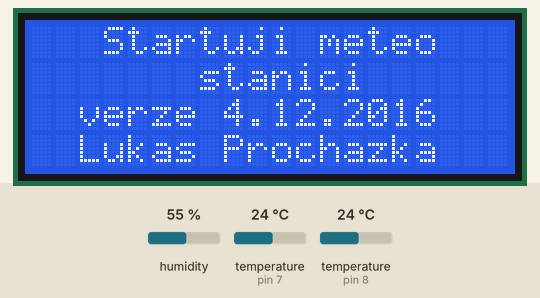
Simulated run of this sketch. Board: Arduino Uno, built with avr-gcc and run on an emulated ATmega328P. Parts: 20×4 character LCD. The inputs (shaded band) are chosen by the test bench; at power-on: humidity 55 %, temperature (sensors on pin 7, pin 8) 24 °C. WiFi joins after 1.5 s; servers stay silent unless stated; uploads are accepted with an empty reply; the local clock reads 2024-03-15 10:24:30 at power-on unless the sketch sets it; what the sketch prints to the serial monitor is not drawn.

Above: at 1.2 s.
At 10.6 s:
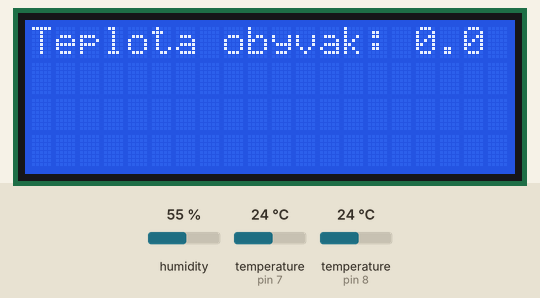
At 20.7 s:
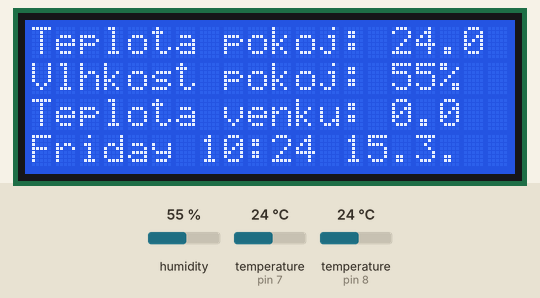

The sketch:

pokoj2016-11.ino
```cpp
#include <SPI.h>
#include <Ethernet.h>
#include <OneWire.h>
#include <DallasTemperature.h>
#include <Wire.h>
#include <LiquidCrystal_I2C.h>
#include <DS3231.h>
#include "DHT.h"

byte mac[] = {
  0xDE, 0xAD, 0xBE, 0xEF, 0xFE, 0xED
};

DS3231  rtc(SDA, SCL);
#define ONE_WIRE_BUS 8
#define DHTPIN 7
#define DHTTYPE DHT22

LiquidCrystal_I2C lcd(0x27, 2, 1, 0, 4, 5, 6, 7, 3, POSITIVE);  // Set the LCD I2C address
IPAddress ip(192, 168, 2, 30);
IPAddress myDns(192, 168, 2, 1);

// initialize the library instance:
EthernetClient client;

OneWire oneWire(ONE_WIRE_BUS);
DallasTemperature sensors(&oneWire);
float teplotaPokoj;
float vlhkostPokoj;
int id_teploty = 3;
int id_vlhkosti = 4;
char serialCidla[] = "28FF5526440400E2";
char serialCidla2[] = "dht22_doma";
boolean start = false;
boolean konec = false;
float teplotaVenku;
float teplotaObyvak;
boolean startProgramu = true;
String temp;
Time t;
IPAddress server(192,168,2,2);
DHT dht(DHTPIN, DHTTYPE);
unsigned long lastConnectionTime = 0;             // last time you connected to the server, in milliseconds
const unsigned long postingInterval = 300L * 1000L; // delay between updates, in milliseconds
unsigned long lastConnectionTime2 = 0;             // last time you connected to the server, in milliseconds
const unsigned long postingInterval2 = 300L * 1000L; // delay between updates, in milliseconds
// the "L" is needed to use long type numbers
unsigned long lastConnectionTime3 = 0;
const unsigned long postingInterval3 = 10L * 1000L;

void nastavCas(){
  rtc.setDOW(SUNDAY);
  rtc.setTime(18, 53, 0);     // Set the time to 12:00:00 (24hr format)
  rtc.setDate(7, 11, 2016);   // Set the date to January 1st, 2014
}

void setup() {
  rtc.begin();
  //nastavCas();
  // start serial port:
  Serial.begin(9600);
  dht.begin();
  lcd.begin(20,4);
  sensors.begin();
  while (!Serial) {
    ; // wait for serial port to connect. Needed for native USB port only
  }
  delay(1000);
  // start the Ethernet connection using a fixed IP address and DNS server:
  Ethernet.begin(mac, ip, myDns);
  // print the Ethernet board/shield's IP address:
  Serial.print("My IP address: ");
  Serial.println(Ethernet.localIP());
  nastavObrazovku1();

  sensors.begin();
  delay(2000);
  nactiTeplotu();
  httpRequest(1);
  delay(4000);
  nactiVlhkost();
  httpRequest(2);
}

void nastavObrazovku1() {
  lcd.clear();
  if(startProgramu == false){
    nactiCas();
    lcd.setCursor(0,0);
    lcd.print("Teplota pokoj: ");
    lcd.setCursor(0,1);
    lcd.print("Vlhkost pokoj: ");
    lcd.setCursor(0,2);
    lcd.print("Teplota venku: ");
    lcd.setCursor(15,0);
    lcd.print("     ");
    lcd.setCursor(15,0);
    lcd.print(teplotaPokoj,1);
    lcd.setCursor(15,1);
    lcd.print("     ");
    lcd.setCursor(15,1);
    lcd.print(vlhkostPokoj,0);
    lcd.print("%");
    lcd.setCursor(15,2);
    lcd.print(teplotaVenku,1);
  }else{
    Serial.println("start");
    lcd.setCursor(3,0);
    lcd.print("Startuji meteo");
    lcd.setCursor(7,1);
    lcd.print("stanici");
    lcd.setCursor(2,2);
    lcd.print("verze 4.12.2016");
    lcd.setCursor(2,3);
    lcd.print("Lukas Prochazka");
    startProgramu=false;
  }
}

void nastavObrazovku2() {
  lcd.clear();
  lcd.setCursor(0,0);
  lcd.print("Teplota obyvak: ");
  lcd.print(teplotaObyvak,1);
}
void loop() {
  if (client.available()) {
    zpracovaniRequest();
  }else {
    if (millis() - lastConnectionTime3 > postingInterval3) {
      nastavObrazovku1();
      nastavObrazovku2();
      delay(10000);
      nastavObrazovku1();
      //nactiCas();
      nactiTeplotu();
      nactiVlhkost();
      lastConnectionTime3= millis();
    }

    delay(1000);
  }
  if (millis() - lastConnectionTime > postingInterval) {
    httpRequest(1);
  }

  if (millis() - lastConnectionTime2 > postingInterval2) {
    httpRequest(2);
  }
}

void nactiTeplotu(){
  sensors.requestTemperatures();
  teplotaPokoj = sensors.getTempCByIndex(0);
}

void nactiVlhkost(){
  vlhkostPokoj = dht.readHumidity();
  if (isnan(vlhkostPokoj)) {
    Serial.println("Failed to read from DHT sensor!");
    return;
  }
}

void nactiCas(){
  lcd.setCursor(0,3);
  lcd.print("                    ");
  lcd.setCursor(0,3);
  lcd.print(rtc.getDOWStr());
  lcd.print(" ");
  t = rtc.getTime();
  if (t.hour<10){   // Add a zero, if necessary, as above
    lcd.print(0);
  }
  lcd.print(t.hour, DEC);
  lcd.print(":");
  if (t.min<10){   // Add a zero, if necessary, as above
    lcd.print(0);
  }
  lcd.print(t.min, DEC);
  lcd.print(" ");
  lcd.print(t.date, DEC);
  lcd.print(".");
  lcd.print(t.mon);
  lcd.print(".");
}

void zpracovaniRequest(){
  char c = client.read();
  Serial.print(c);
  if (c == '%'){
    start = true;
  }
  if (c == '*'){
    konec = true;
  }
  if (start == true && c != '%' && c != '*'){
    temp += c;
  }

  if(c == '*'){
    start = false;
    konec = false;
    zpracovaniPredanehoRetezce();
  }
}

void zpracovaniPredanehoRetezce() {
  Serial.println();
  Serial.print("Predany retezec: ");
  Serial.println(temp);
  //teplotaVenku = temp.toFloat();
  int pozice = temp.indexOf(';');
  teplotaVenku = temp.substring(0, pozice).toFloat();
  teplotaObyvak = temp.substring(pozice+1).toFloat();
  Serial.print("Teplota venku: ");
  Serial.println(teplotaVenku);
  Serial.print("Teplota obyvak: ");
  Serial.println(teplotaObyvak);
  temp = "";
}


// this method makes a HTTP connection to the server:
void httpRequest(int cidlo) {
  client.stop();

  // if there's a successful connection:
  if (client.connect(server, 80)) {
    Serial.println();
    Serial.print("connecting...cidlo: ");
    Serial.print(cidlo);
    Serial.print(" hodnota = ");
    client.print("GET /insert.php?");
    client.print("serial=");
    if(cidlo == 1){
      client.print(serialCidla);
      client.print("&&");
      client.print("id_veliciny=");
      client.print(id_teploty);
      client.print("&&");
      client.print("hodnota=");
      client.print(teplotaPokoj);
      lastConnectionTime = millis();
      Serial.println(teplotaPokoj);
    }else{
      client.print(serialCidla2);
      client.print("&&");
      client.print("id_veliciny=");
      client.print(id_vlhkosti);
      client.print("&&");
      client.print("hodnota=");
      client.print(vlhkostPokoj);
      Serial.println(vlhkostPokoj);
      lastConnectionTime2
      = millis();
    }
    client.println( " HTTP/1.1");
    client.println( "Host: www.xxx.com" );//ur web server
    client.println( "Content-Type: application/x-www-form-urlencoded" );
    client.println( "Connection: close" );
    client.println();
  } else {
    // if you couldn't make a connection:
    Serial.println("connection failed");
  }
}
```

Measured:
- what the display in image 0 shows lasts 9.5 s, from 1.1 s to 10.6 s
- what the display in image 1 shows lasts 10.1 s, from 10.6 s to 20.7 s
- what the display in image 2 shows lasts 11.9 s, from 20.7 s to 32.6 s
